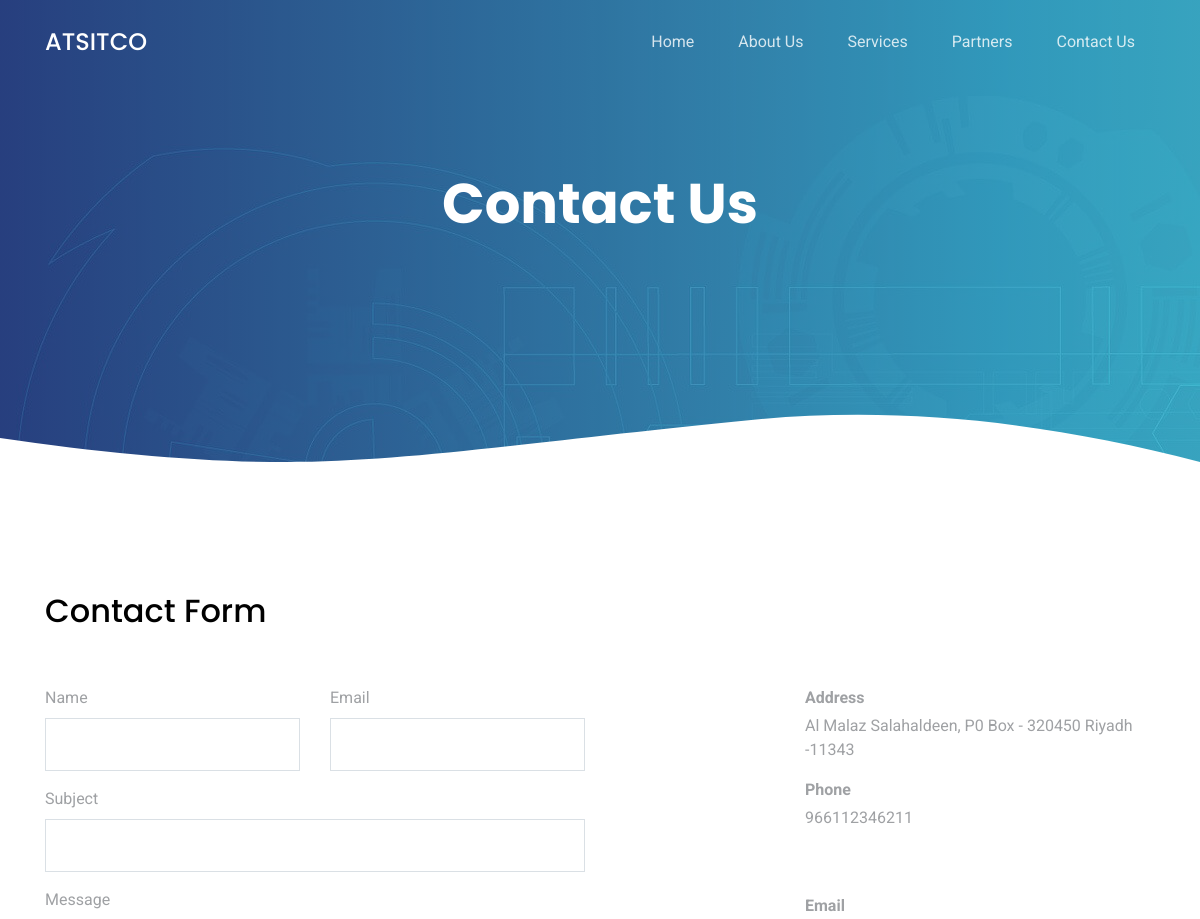
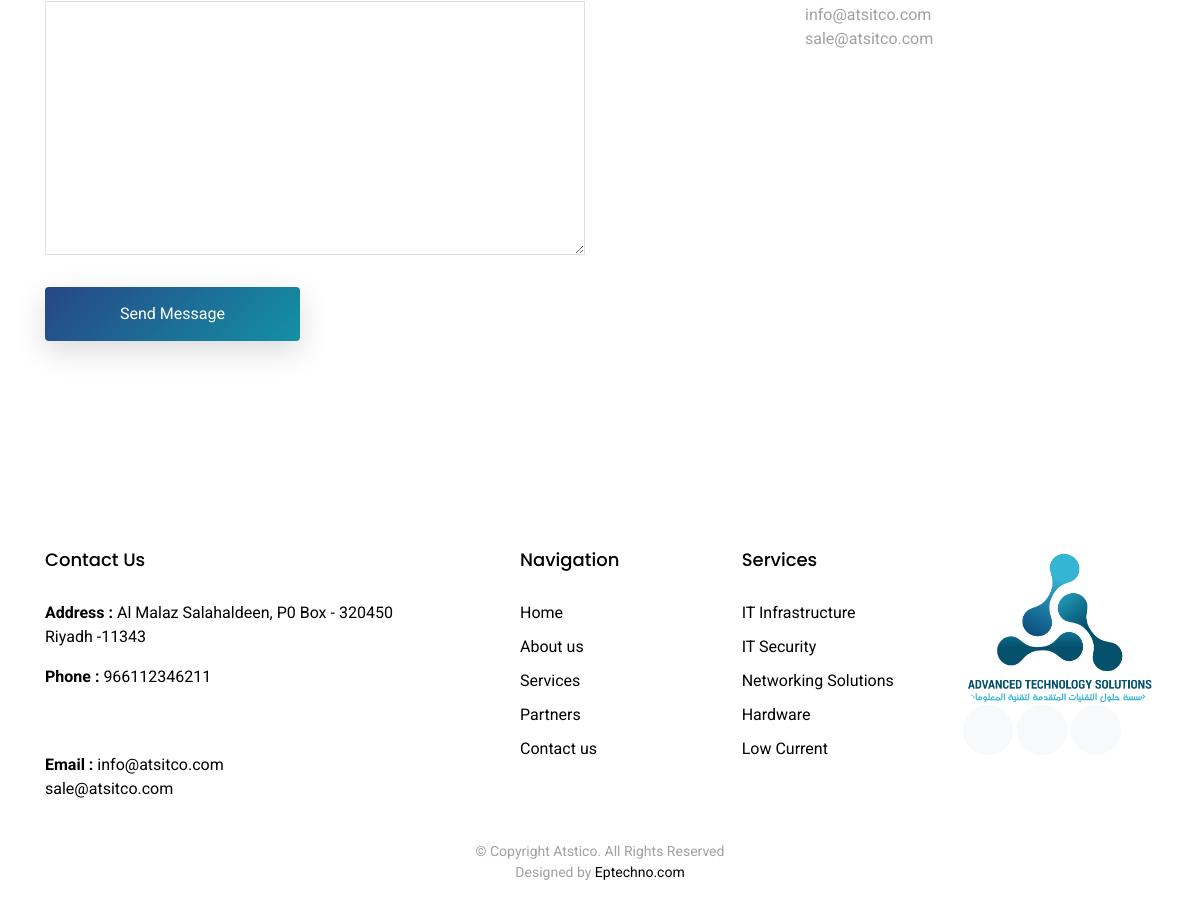
The app's page /index.php/template/contact with its own data (2 pictures, top to bottom).
### tables this page shows
CREATE TABLE `company_profile` (
  `id` int(11) NOT NULL,
  `company_name` varchar(225) DEFAULT NULL,
  `company_fullname` varchar(225) DEFAULT NULL,
  `address` longtext,
  `phone` varchar(225) DEFAULT NULL,
  `email` varchar(225) DEFAULT NULL,
  `company_logo` varchar(225) DEFAULT NULL
);

### application/controllers/Template.php (called while the page is built, shortened)
<?php
class Template extends CI_Controller {
	public function contact()
	{
		$company_data = $this->db->where('id','1')
        				->get('company_profile')->row();
		$this->load->view('template/head',compact('company_data'));
		$this->load->view('template/contact');
		$this->load->view('template/footer');
	}
}
?>

### index.php (called while the page is built, shortened)
<?php
require_once BASEPATH.'core/CodeIgniter.php';

### application/views/template/contact.php (the view, shortened to what this page needs)
<main id="main">
  <div class="hero-section inner-page">
    <div class="wave">
    </div>
    <div class="container">
      <div class="row align-items-center">
        <div class="col-12">
          <div class="row justify-content-center">
            <div class="col-md-7 text-center hero-text">
              <h1 data-aos="fade-up" data-aos-delay="">Contact Us</h1>
            </div>
          </div>
        </div>
      </div>
    </div>
  </div>
      <section class="section">
    <div class="container">
      <div class="row mb-5 align-items-end">
        <div class="col-md-6" data-aos="fade-up">
          <h2>Contact Form</h2>
        </div>
      </div>
      <div class="row">
        <div class="col-md-4 ml-auto order-2" data-aos="fade-up">
          <ul class="list-unstyled">
            <li class="mb-3">
              <strong class="d-block mb-1">Address</strong>
              <span><?php echo $company_data->address ?></span>
            </li>
            <li class="mb-3">
              <strong class="d-block mb-1">Phone</strong>
              <?php foreach (json_decode($company_data->phone) as  $value): ?>
                <?php if ($value != ''): ?>
                  <span><?php echo $value->phone ?></span><br>
                <?php endif; ?>
              <?php endforeach; ?>
            </li>
            <li class="mb-3">
              <strong class="d-block mb-1">Email</strong>
              <?php foreach (json_decode($company_data->email) as  $value): ?>
                <?php if ($value != ''): ?>
                  <span><?php echo $value->email ?><span><br>
                <?php endif; ?>
              <?php endforeach; ?>
            </li>
          </ul>
        </div>
        <div class="col-md-6 mb-5 mb-md-0" data-aos="fade-up">
          <form action="contact_email" method="post" role="form" class="php-email-form">
            <div class="row">
              <div class="col-md-6 form-group">
                <label for="name">Name</label>
                <input type="text" name="name" class="form-control" id="name" data-rule="minlen:4" data-msg="Please enter at least 4 chars" />
              </div>
              <div class="col-md-6 form-group">
                <label for="name">Email</label>
                <input type="email" class="form-control" name="email" id="email" data-rule="email" data-msg="Please enter a valid email" />
              </div>
              <div class="col-md-12 form-group">
                <label for="name">Subject</label>
                <input type="text" class="form-control" name="subject" id="subject" data-rule="minlen:4" data-msg="Please enter at least 8 chars of subject" />
              </div>
              <div class="col-md-12 form-group">
                <label for="name">Message</label>
                <textarea class="form-control" name="message" cols="30" rows="10" data-rule="required" data-msg="Please write something for us"></textarea>
              </div>
              <div class="col-md-6 form-group">
                <input type="submit" class="btn btn-primary d-block w-100" value="Send Message">
              </div>
            </div>
          </form>
        </div>
      </div>
    </div>
  </section>
</main>

### application/views/template/head.php (shortened to what this page needs)
<!DOCTYPE html>
<html lang="en">
<head>
  <?= link_tag("assets/temp/assets/vendor/bootstrap/css/bootstrap.min.css");?>
  <?= link_tag("assets/temp/assets/vendor/icofont/icofont.min.css");?>
  <?= link_tag("assets/temp/assets/vendor/aos/aos.css");?>
  <?= link_tag("assets/temp/assets/vendor/line-awesome/css/line-awesome.min.css");?>
  <?= link_tag("assets/temp/assets/vendor/owl.carousel/assets/owl.carousel.min.css");?>
  <?= link_tag("assets/temp/assets/css/style.css");?>
</head>
<body>
  <header class="site-navbar js-sticky-header site-navbar-target" role="banner">
    <div class="container">
      <div class="row align-items-center">
        <div class="col-6 col-lg-2">
          <h1 class="mb-0 site-logo"><a href="<?php echo base_url() ?>index.php/template" class="mb-0"><?php echo $company_data->company_name ?></a></h1>
        </div>
        <div class="col-12 col-md-10 d-none d-lg-block">
          <nav class="site-navigation position-relative text-right" role="navigation">
            <ul class="site-menu main-menu js-clone-nav mr-auto d-none d-lg-block">
              <li class=""><a href="<?php echo base_url() ?>index.php/template" class="nav-link">Home</a></li>
              <li><a href="<?php echo base_url() ?>index.php/template/about" class="nav-link">About Us</a></li>
              <li class="has-children">
                <a href="#" class="nav-link">Services</a>
              </li>
              <li><a href="<?php echo base_url() ?>index.php/template/partners"  class="nav-link">Partners</a></li>
              <li><a href="<?php echo base_url() ?>index.php/template/contact" class="nav-link">Contact Us</a></li>
            </ul>
          </nav>
        </div>
      </div>
    </div>
  </header>

### application/views/template/footer.php (shortened to what this page needs)
  <footer class="footer" role="contentinfo">
    <div class="container">
      <div class="row">
        <div class="col-md-4 mb-4 mb-md-0" style="color: black;">
          <h3>Contact Us</h3>
          <p><b>Address : </b><?php echo $company_data->address ?></p>
          <p><b>Phone : </b>
            <?php foreach (json_decode($company_data->phone) as  $value): ?>
              <?php if ($value != ''): ?>
                <?php echo $value->phone ?><br>
              <?php endif; ?>
            <?php endforeach; ?>
          </p>
          <p><b>Email : </b>
            <?php foreach (json_decode($company_data->email) as  $value): ?>
              <?php if ($value != ''): ?>
                <?php echo $value->email ?><br>
              <?php endif; ?>
            <?php endforeach; ?>
          </p>
        </div>
        <div class="col-md-7 ml-auto">
          <div class="row site-section pt-0">
            <div class="col-md-4 mb-4 mb-md-0">
              <h3>Navigation</h3>
              <ul class="list-unstyled">
                <li><a href="<?php echo base_url() ?>index.php/template">Home</a></li>
                <li><a href="<?php echo base_url() ?>index.php/template/about">About us</a></li>
                <li><a href="<?php echo base_url() ?>index.php/template/service">Services</a></li>
                <li><a href="<?php echo base_url() ?>index.php/template/service">Partners</a></li>
                <li><a href="<?php echo base_url() ?>index.php/template/contact">Contact us</a></li>
              </ul>
            </div>
            <div class="col-md-4 mb-4 mb-md-0">
              <h3>Services</h3>
              <ul class="list-unstyled">
                <li><a href="<?php echo base_url() ?>index.php/template/infra">IT Infrastructure</a></li>
                <li><a href="<?php echo base_url() ?>index.php/template/security" >IT Security</a></li>
                <li><a href="<?php echo base_url() ?>index.php/template/network">Networking Solutions</a></li>
                <li><a href="<?php echo base_url() ?>index.php/template/hardware" >Hardware</a></li>
                <li><a href="<?php echo base_url() ?>index.php/template/lowcurrent">Low Current</a></li>
              </ul>
            </div>
            <div class="col-md-4 mb-4 mb-md-0">
              <img src="<?php echo base_url().'assets/upload/'.$company_data->company_logo ?>" class="img-fluid"  style="border-radius: 30px;" >
              <p class="social">
                <a href="#"><span class="icofont-twitter"></span></a>
                <a href="#"><span class="icofont-facebook"></span></a>
                <a href="#"><span class="icofont-dribbble"></span></a>
              </p>
            </div>
          </div>
        </div>
      </div>
      <div class="row justify-content-center text-center">
        <div class="col-md-7">
          <p class="copyright">&copy; Copyright Atstico. All Rights Reserved</p>
          <div class="credits">
            Designed by <a href="https://eptechno.com/" target="_blank">Eptechno.com</a>
          </div>
        </div>
      </div>
    </div>
  </footer>
</body>
</html>

### assets/temp/assets/css/style.css (style rules this page uses)
html { overflow-x: hidden; }
body { font-family: "Roboto", sans-serif; color: #9fa1a4; line-height: 1.5; }
a { color: #777; transition: .3s all ease; }
h1, h2, h3, h4, h5, h6, .font-heading { font-family: "Poppins", sans-serif; color: #000; }
.container { z-index: 2; position: relative; }
.section { padding: 7rem 0; }
.btn { border: none; padding: 15px 30px !important; }
.btn.btn-primary { background: #2d71a1; background: linear-gradient(-45deg, #1391a5, #274685); color: #fff; box-shadow: 0 10px 30px 0 rgba(0, 0, 0, 0.15); }
.sticky-wrapper .site-navbar { transition: .3s all ease; }
.sticky-wrapper .site-navbar .site-logo a { color: #fff; }
.sticky-wrapper .site-navbar .site-menu > li > a { color: rgba(255, 255, 255, 0.8) !important; }
.form-control { height: 53px; border-radius: 0; border: 1px solid #dae0e5; }
.hero-section { background: linear-gradient(to right, rgba(39, 70, 133, 0.8) 0%, rgba(61, 179, 197, 0.8) 100%), url(../img/hero-bg.jpg); position: relative; }
.hero-section .wave { width: 100%; overflow: hidden; position: absolute; z-index: 1; bottom: -150px; }
.hero-section .wave svg { width: 100%; }
.hero-section, .hero-section > .container > .row { height: 100vh; min-height: 880px; }
.hero-section.inner-page { height: 60vh; min-height: 0; }
.hero-section.inner-page .hero-text { transform: translateY(-150px); margin-top: -120px; }
.hero-section h1 { font-size: 3.5rem; color: #fff; font-weight: 700; margin-bottom: 30px; }
.site-navbar { margin-bottom: 0px; z-index: 1999; position: absolute; top: 0; width: 100%; }
.site-navbar .site-logo { position: relative; font-size: 24px; }
.site-navbar .site-logo a { color: #fff; }
.site-navbar .site-navigation .site-menu { margin-bottom: 0; }
.site-navbar .site-navigation .site-menu a { text-decoration: none !important; display: inline-block; }
.site-navbar .site-navigation .site-menu > li { display: inline-block; }
.site-navbar .site-navigation .site-menu > li > a { padding: 30px 20px; color: #000000; display: inline-block; text-decoration: none !important; }
.site-navbar .site-navigation .site-menu .has-children { position: relative; }
.site-navbar .site-navigation .site-menu .has-children > a { position: relative; padding-right: 20px; }
.site-navbar .site-navigation .site-menu .has-children > a:before { position: absolute; content: "\ea99"; font-size: 16px; top: 52%; right: 0; transform: translateY(-50%); font-family: 'icofont'; }
.site-mobile-menu .site-nav-wrap { padding: 0; margin: 0; list-style: none; position: relative; }
.site-mobile-menu .site-nav-wrap a { padding: 10px 20px; display: block; position: relative; }
.site-mobile-menu .site-nav-wrap li { position: relative; display: block; }
.site-mobile-menu .site-nav-wrap > li { display: block; position: relative; float: left; width: 100%; }
.site-mobile-menu .site-nav-wrap > li > a { padding-left: 20px; font-size: 20px; }
.footer { padding: 5rem 0 2.5rem 0; }
.footer h3 { font-size: 18px; margin-bottom: 30px; }
.footer ul li { margin-bottom: 10px; }
.footer a { color: #000; }
.footer .copyright { margin-bottom: 0px; }
.footer .copyright, .footer .credits { font-size: 14px; }
.social a { display: inline-block; width: 50px; height: 50px; border-radius: 50%; background: #f8f9fa; position: relative; text-align: center; transition: .3s background ease; color: #0d1e2d; }
.social a span { display: inline-block; left: 50%; position: absolute; top: 50%; transform: translate(-50%, -50%); }

### records on screen
company_profile: company_name "ATSITCO", address "Al Malaz Salahaldeen, P0 Box - 320450 Riyadh -11343", company_logo (picture)

### other values on screen
$value->phone "966112346211"
$value->email "info@atsitco.com"
$value->email "sale@atsitco.com"
